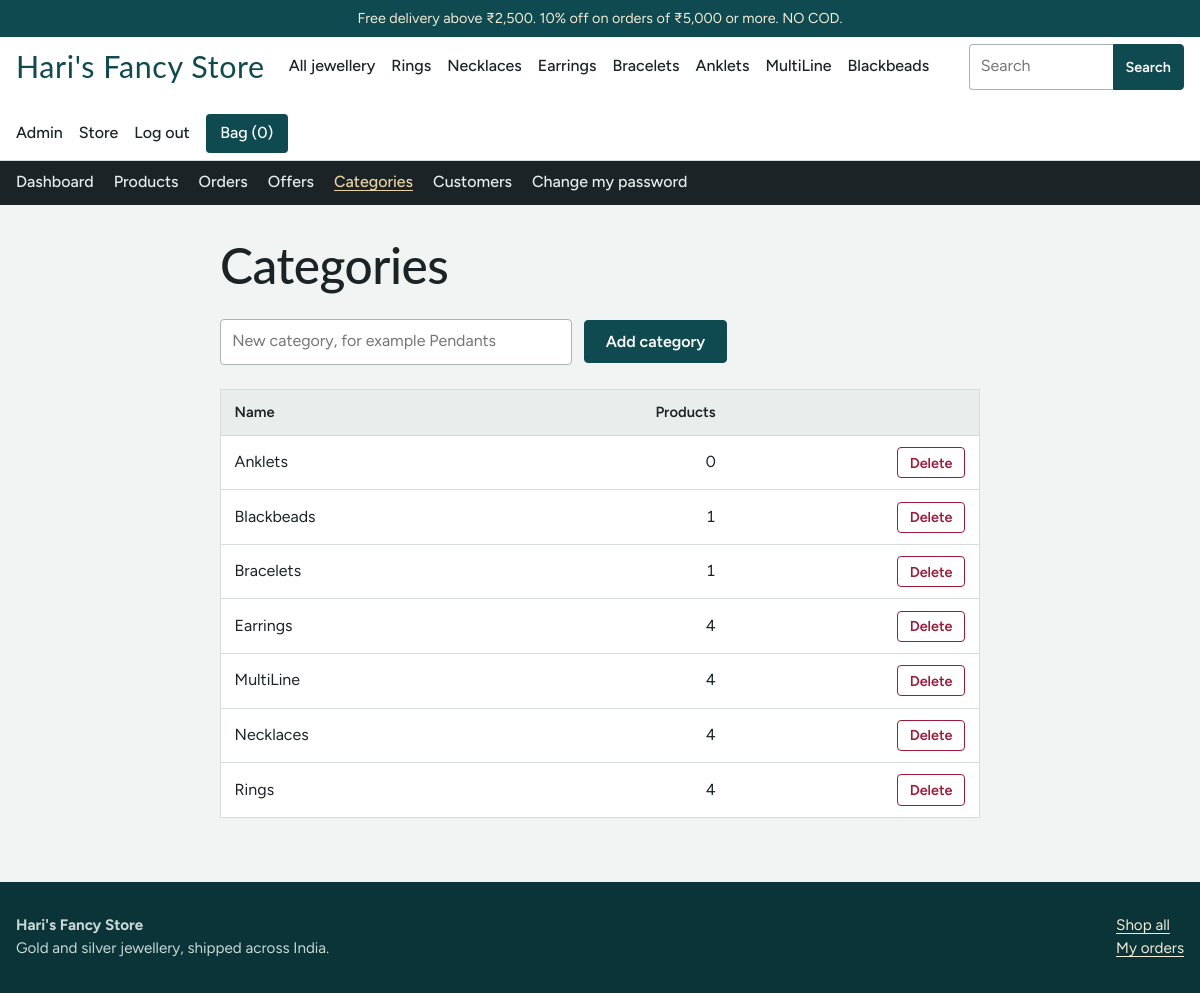
The app's page /admin/categories (signed in) with its own data.
### tables this page shows
CREATE TABLE categories (
  id INTEGER PRIMARY KEY AUTOINCREMENT,
  name TEXT NOT NULL UNIQUE,
  slug TEXT NOT NULL UNIQUE
);

CREATE TABLE users (
  id INTEGER PRIMARY KEY AUTOINCREMENT,
  name TEXT NOT NULL,
  email TEXT NOT NULL UNIQUE,
  password_hash TEXT NOT NULL,
  is_admin INTEGER NOT NULL DEFAULT 0,
  created_at TEXT NOT NULL DEFAULT CURRENT_TIMESTAMP
);

### app.py (the view, shortened to what this page needs)
@app.route("/admin/categories", methods=["GET", "POST"])
@admin_required
def admin_categories():
    db = get_db()
    rows = db.execute("SELECT c.*, COUNT(p.id) AS n FROM categories c "
                      "LEFT JOIN products p ON p.category_id=c.id GROUP BY c.id ORDER BY c.name").fetchall()
    return render_template("admin/categories.html", rows=rows)

### app.py (called while the page is built)
def get_db():
    if "db" not in g:
        conn = sqlite3.connect(DB_PATH, isolation_level=None, timeout=15)
        conn.row_factory = sqlite3.Row
        conn.execute("PRAGMA foreign_keys = ON")
        conn.execute("PRAGMA journal_mode = WAL")
        g.db = conn
    return g.db

def inr(n):
    n = int(n or 0)
    s = str(abs(n))
    if len(s) > 3:
        head, tail = s[:-3], s[-3:]
        parts = []
        while len(head) > 2:
            parts.insert(0, head[-2:])
            head = head[:-2]
        if head:
            parts.insert(0, head)
        s = ",".join(parts + [tail])
    return ("-" if n < 0 else "") + "₹" + s

def offer_short(o):
    return f"{o['value']}% off" if o["kind"] == "percent" else f"{inr(o['value'])} off"

def offer_text(o):
    when = f"on orders of {inr(o['min_subtotal'])} or more" if o["min_subtotal"] else "on every order"
    cap = f" (up to {inr(o['max_discount'])})" if o["kind"] == "percent" and o["max_discount"] else ""
    return f"{offer_short(o)} {when}{cap}"

@app.before_request
def load_user():
    g.user = None
    uid = session.get("user_id")
    if uid:
        g.user = get_db().execute("SELECT * FROM users WHERE id=?", (uid,)).fetchone()
        if g.user is None:
            session.pop("user_id", None)

@app.before_request
def csrf_protect():
    if request.method == "POST":
        token = session.get("csrf")
        if not token or not secrets.compare_digest(token, request.form.get("csrf", "")):
            abort(400, "Your session expired. Go back, reload the page and try again.")

def csrf_token():
    if "csrf" not in session:
        session["csrf"] = secrets.token_hex(16)
    return session["csrf"]

@app.context_processor
def inject():
    bag = session.get("bag") or {}
    return {
        "store_name": STORE_NAME,
        "user": g.get("user"),
        "bag_count": sum(int(q) for q in bag.values()),
        "nav_categories": get_db().execute(
            "SELECT * FROM categories ORDER BY id").fetchall(),
        "top_offers": [offer_text(o) for o in get_db().execute(
            "SELECT * FROM offers WHERE active=1 AND code IS NULL "
            "AND (expires_on IS NULL OR expires_on >= ?) ORDER BY min_subtotal LIMIT 2",
            (date.today().isoformat(),))],
        "statuses": ORDER_STATUSES,
        "free_ship": FREE_SHIPPING_ABOVE,
        "ship_fee": SHIPPING_FEE,
        "pay_labels": PAYMENT_LABELS,
    }

### templates/admin/categories.html (shortened to what this page needs)
{% extends "admin/base.html" %}
{% from "_macros.html" import csrf %}
{% block content %}
<div class="mid page-pad">
  <h1>Categories</h1>
  <form method="post" class="row" style="margin-bottom:1.5rem">
    <input id="name" name="name" required placeholder="New category, for example Pendants" style="max-width:22rem">
    <button class="btn" type="submit">Add category</button>
  </form>
  <div class="tablewrap"><table>
    <thead><tr><th>Name</th><th class="num">Products</th><th></th></tr></thead>
    <tbody>{% for c in rows %}
      <tr><td>{{ c.name }}</td><td class="num">{{ c.n }}</td>
      <td class="num"><form method="post" action="{{ url_for('admin_category_delete', cid=c.id) }}" onsubmit="return confirm('Delete this category?')">{{ csrf() }}<button class="btn small danger" type="submit">Delete</button></form></td></tr>
    {% endfor %}</tbody>
  </table></div>
</div>
{% endblock %}

### templates/base.html (shortened to what this page needs)
<!doctype html>
<html lang="en">
<head>
<link rel="stylesheet" href="{{ url_for('static', filename='style.css') }}">
</head>
<body>
<div class="top">Free delivery above {{ free_ship|inr }}.{% for t in top_offers %} {{ t }}.{% endfor %} NO COD.</div>
<header class="site">
  <div class="wrap bar">
    <a class="logo" href="{{ url_for('home') }}">{{ store_name }}</a>
    <nav class="main" aria-label="Categories">
      <a href="{{ url_for('shop') }}">All jewellery</a>
      {% for c in nav_categories %}<a href="{{ url_for('shop', cat=c.slug) }}">{{ c.name }}</a>{% endfor %}
    </nav>
    <form class="search" action="{{ url_for('shop') }}" role="search">
      <input id="q" name="q" type="search" placeholder="Search" value="{{ request.args.get('q','') }}">
      <button class="btn small" type="submit">Search</button>
    </form>
    <div class="acct">
      {% if user %}
        {% if user.is_admin %}<a href="{{ url_for('admin_dashboard') }}">Admin</a>{% endif %}
        <a href="{{ url_for('account') }}">{{ user.name.split()[0] }}</a>
        <form method="post" action="{{ url_for('logout') }}"><input type="hidden" name="csrf" value="{{ csrf_token() }}"><button class="link" type="submit">Log out</button></form>
      {% else %}
        <a href="{{ url_for('login') }}">Log in</a>
      {% endif %}
      <a class="bagbtn" href="{{ url_for('bag') }}">Bag ({{ bag_count }})</a>
    </div>
  </div>
</header>
{% block admin_nav %}{% endblock %}
<main>
  {% block content %}{% endblock %}
</main>
<footer class="site">
  <div class="wrap">
    <div><strong>{{ store_name }}</strong><br>Gold and silver jewellery, shipped across India.</div>
    <div><a href="{{ url_for('shop') }}">Shop all</a><br><a href="{{ url_for('account') }}">My orders</a></div>
  </div>
</footer>
</body>
</html>

### static/style.css (style rules this page uses)
:root { --pearl: #F1F4F3; --paper: #FFFFFF; --ink: #1B2326; --muted: #5F6D70; --line: #D5DCDB; --teal: #0E4A4F; --teal-deep: #0A3438; --gold: #B5832A; --gold-soft: #E8D3A4; --ruby: #9B1C3A; --ok: #2F6B45; --radius: 4px; --display: "Nunito Sans", "Lato", Georgia, serif; --body: "Figtree", system-ui, -apple-system, "Segoe UI", sans-serif; }
* { box-sizing: border-box; }
html { -webkit-text-size-adjust: 100%; }
body { margin: 0; background: var(--pearl); color: var(--ink); font: 400 16px/1.55 var(--body); }
a { color: var(--teal); text-underline-offset: 3px; }
h1, h2, h3 { font-family: var(--display); font-weight: 500; line-height: 1.15; margin: 0 0 .5em; letter-spacing: -.01em; }
h1 { font-size: clamp(2rem, 4.5vw, 3.1rem); }
.wrap { width: min(1180px, 100% - 2rem); margin-inline: auto; }
.mid { width: min(760px, 100% - 2rem); margin-inline: auto; }
.top { background: var(--teal); color: #F4EBD6; font-size: .9rem; text-align: center; padding: .45rem 1rem; }
header.site { background: var(--paper); border-bottom: 1px solid var(--line); position: sticky; top: 0; z-index: 20; }
.bar { display: flex; align-items: center; gap: 1.5rem; min-height: 68px; flex-wrap: wrap; padding-block: .4rem; }
.logo { font-family: var(--display); font-size: 1.9rem; color: var(--teal); text-decoration: none; letter-spacing: .02em; }
nav.main { display: flex; gap: 1rem; flex-wrap: wrap; }
nav.main a, .acct a, .acct button.link { color: var(--ink); text-decoration: none; font-weight: 500; }
.search { margin-left: auto; display: flex; }
.search input { width: 9rem; border-radius: var(--radius) 0 0 var(--radius); border-right: 0; }
.search button { border-radius: 0 var(--radius) var(--radius) 0; padding-inline: .9rem; }
.acct { display: flex; gap: 1rem; align-items: center; }
.bagbtn { background: var(--teal); color: #fff !important; padding: .45rem .9rem; border-radius: var(--radius); }
button.link { background: none; border: 0; padding: 0; font: inherit; cursor: pointer; color: var(--ink); }
input, select, textarea { font: inherit; color: var(--ink); background: var(--paper); border: 1px solid #A8B4B3; border-radius: var(--radius); padding: .6rem .7rem; width: 100%; }
.btn { display: inline-block; background: var(--teal); color: #fff; border: 1px solid var(--teal); border-radius: var(--radius); padding: .7rem 1.3rem; font: 600 1rem var(--body); cursor: pointer; text-decoration: none; text-align: center; }
.btn.danger { background: transparent; border-color: var(--ruby); color: var(--ruby); }
.btn.small { padding: .35rem .75rem; font-size: .9rem; }
.row { display: flex; gap: .75rem; flex-wrap: wrap; align-items: center; }
table { width: 100%; border-collapse: collapse; background: var(--paper); border: 1px solid var(--line); }
th, td { text-align: left; padding: .7rem .85rem; border-bottom: 1px solid var(--line); vertical-align: middle; }
th { background: #E9EEED; font-weight: 600; font-size: .92rem; }
td.num, th.num { text-align: right; font-variant-numeric: tabular-nums; }
.tablewrap { overflow-x: auto; }
footer.site { background: var(--teal-deep); color: #C9D8D6; margin-top: 3rem; padding-block: 2rem; font-size: .95rem; }
footer.site a { color: #F4EBD6; }
footer.site .wrap { display: flex; gap: 2rem; justify-content: space-between; flex-wrap: wrap; }
.page-pad { padding-block: 2rem 1rem; }

### records on screen
categories: name "Rings", n "4"
categories: name "Necklaces", n "4"
categories: name "Earrings", n "4"
categories: name "Bracelets", n "1"
categories: name "Anklets", n "0"
categories: name "MultiLine", n "4"
categories: name "Blackbeads", n "1"
users: name "Store"

### other values on screen
{{ free_ship|inr }} "₹2,500"
{{ t }} "10% off on orders of ₹5,000 or more"
{{ store_name }} "Hari's Fancy Store"
{{ bag_count }} "0"
